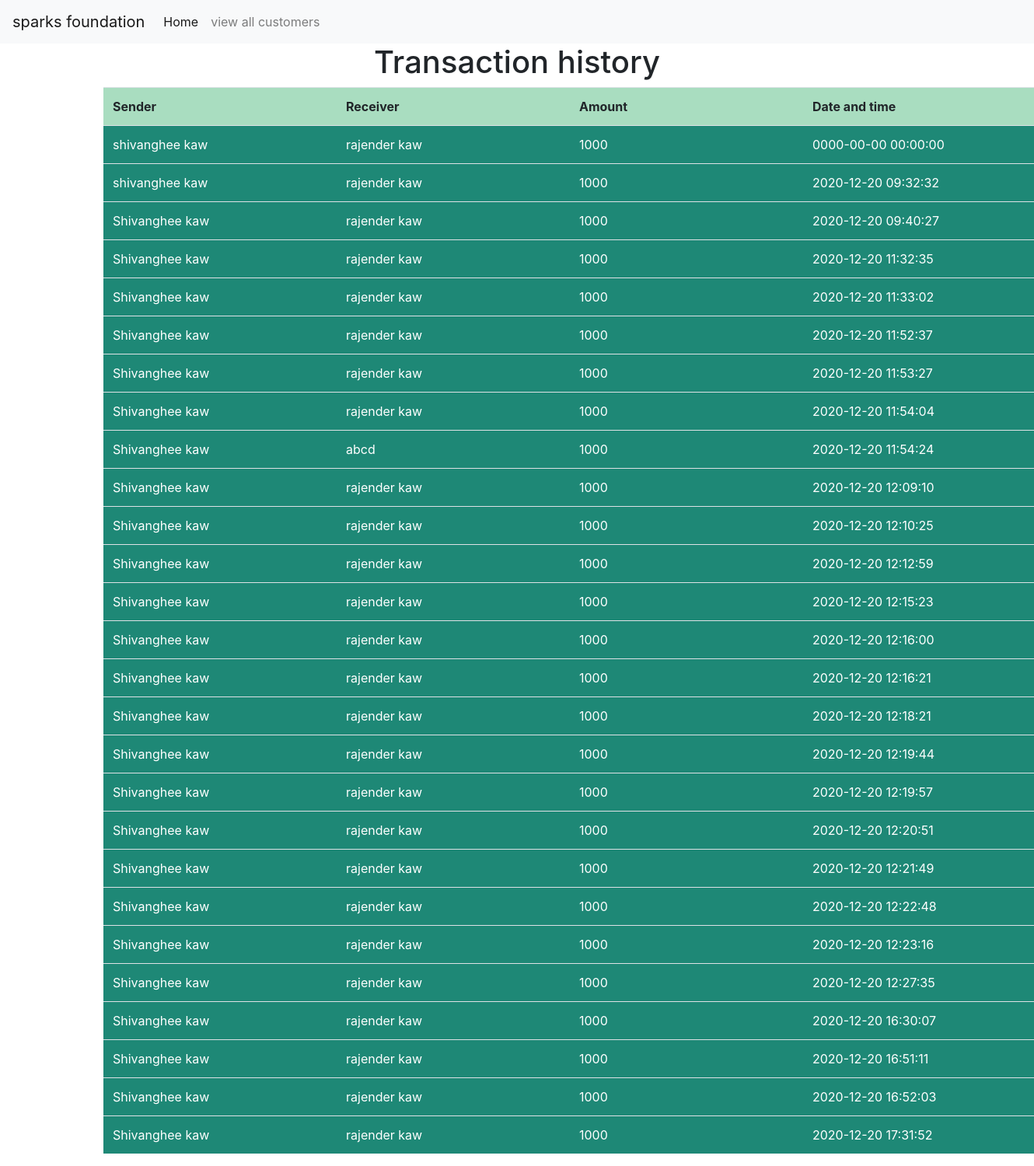
/transaction_history.php, run on the app's committed database.
### tables this page shows
CREATE TABLE `transaction` (
  `sender` varchar(40) NOT NULL,
  `receiver` varchar(40) NOT NULL,
  `amount` int(10) NOT NULL,
  `date` timestamp NOT NULL DEFAULT current_timestamp() ON UPDATE current_timestamp()
);

### transaction_history.php (the view, shortened to what this page needs)
<?php
$server="localhost";
$username="root";
$password="";
$conn =mysqli_connect($server, $username, $password);
$sql = "SELECT * FROM `bank`.`transaction`";
$result = mysqli_query($conn,$sql);
?>
<!DOCTYPE html>
<html lang="en">
<head>
    <link rel="stylesheet" href="user.css">
    <link rel="stylesheet" href="https://maxcdn.bootstrapcdn.com/bootstrap/4.0.0/css/bootstrap.min.css">
</head>
<body>
<nav class="navbar navbar-expand-lg navbar-light bg-light" style="background-color:rgb(30, 136, 118);">
  <a class="navbar-brand" href="#">sparks foundation</a>
  <div class="collapse navbar-collapse" id="navbarNavAltMarkup">
    <div class="navbar-nav">
      <a class="nav-item nav-link active" href="index.html">Home <span class="sr-only">(current)</span></a>
      <a class="nav-item nav-link" href="user_details.php">view all customers</a>
    </div>
  </div>
</nav>
    <h1 style="text-align:center;">Transaction history</h1>
    <div class="table">
<table>
<tr class="tableheaders">
          <th>Sender</th>
          <th>Receiver</th>
          <th>Amount</th>
          <th>Date and time</th>
        </tr>
</table>
    <?php
    while($rows=mysqli_fetch_assoc($result))
    {
    ?>
    <table class="hello">
  <tr>
    <td><?php echo $rows['sender']; ?></td>
    <td><?php echo $rows['receiver']; ?></td>
    <td><?php echo $rows['amount']; ?></td>
    <td><?php echo $rows['date']; ?></td>
  </tr>
  </table>
<?php
}
?>
</body>
</html>

### user.css (style rules this page uses)
.hello { background-color: rgb(30, 136, 118); color:white; }
.table { margin-left: 10%; margin-bottom: 50px; }
th,td { margin-right:40px; width:300px; border-color: red; border-style: thick; border-width: thick; padding: 1%; border-collapse: separate; border-spacing: 0 30px; }
.tableheaders { background-color: rgb(169, 221, 192); }

### data on the page
transaction: sender "shivanghee kaw", receiver "rajender kaw", amount "1000", date "0000-00-00 00:00:00"
transaction: sender "shivanghee kaw", receiver "rajender kaw", amount "1000", date "2020-12-20 09:32:32"
transaction: sender "Shivanghee kaw", receiver "rajender kaw", amount "1000", date "2020-12-20 09:40:27"
transaction: sender "Shivanghee kaw", receiver "rajender kaw", amount "1000", date "2020-12-20 11:32:35"
transaction: sender "Shivanghee kaw", receiver "rajender kaw", amount "1000", date "2020-12-20 11:33:02"
transaction: sender "Shivanghee kaw", receiver "rajender kaw", amount "1000", date "2020-12-20 11:52:37"
transaction: sender "Shivanghee kaw", receiver "rajender kaw", amount "1000", date "2020-12-20 11:53:27"
transaction: sender "Shivanghee kaw", receiver "rajender kaw", amount "1000", date "2020-12-20 11:54:04"
transaction: sender "Shivanghee kaw", receiver "abcd", amount "1000", date "2020-12-20 11:54:24"
transaction: sender "Shivanghee kaw", receiver "rajender kaw", amount "1000", date "2020-12-20 12:09:10"
transaction: sender "Shivanghee kaw", receiver "rajender kaw", amount "1000", date "2020-12-20 12:10:25"
transaction: sender "Shivanghee kaw", receiver "rajender kaw", amount "1000", date "2020-12-20 12:12:59"
transaction: sender "Shivanghee kaw", receiver "rajender kaw", amount "1000", date "2020-12-20 12:15:23"
transaction: sender "Shivanghee kaw", receiver "rajender kaw", amount "1000", date "2020-12-20 12:16:00"
transaction: sender "Shivanghee kaw", receiver "rajender kaw", amount "1000", date "2020-12-20 12:16:21"
transaction: sender "Shivanghee kaw", receiver "rajender kaw", amount "1000", date "2020-12-20 12:18:21"
transaction: sender "Shivanghee kaw", receiver "rajender kaw", amount "1000", date "2020-12-20 12:19:44"
transaction: sender "Shivanghee kaw", receiver "rajender kaw", amount "1000", date "2020-12-20 12:19:57"
transaction: sender "Shivanghee kaw", receiver "rajender kaw", amount "1000", date "2020-12-20 12:20:51"
transaction: sender "Shivanghee kaw", receiver "rajender kaw", amount "1000", date "2020-12-20 12:21:49"
transaction: sender "Shivanghee kaw", receiver "rajender kaw", amount "1000", date "2020-12-20 12:22:48"
transaction: sender "Shivanghee kaw", receiver "rajender kaw", amount "1000", date "2020-12-20 12:23:16"
transaction: sender "Shivanghee kaw", receiver "rajender kaw", amount "1000", date "2020-12-20 12:27:35"
transaction: sender "Shivanghee kaw", receiver "rajender kaw", amount "1000", date "2020-12-20 16:30:07"
transaction: sender "Shivanghee kaw", receiver "rajender kaw", amount "1000", date "2020-12-20 16:51:11"
transaction: sender "Shivanghee kaw", receiver "rajender kaw", amount "1000", date "2020-12-20 16:52:03"
transaction: sender "Shivanghee kaw", receiver "rajender kaw", amount "1000", date "2020-12-20 17:31:52"
